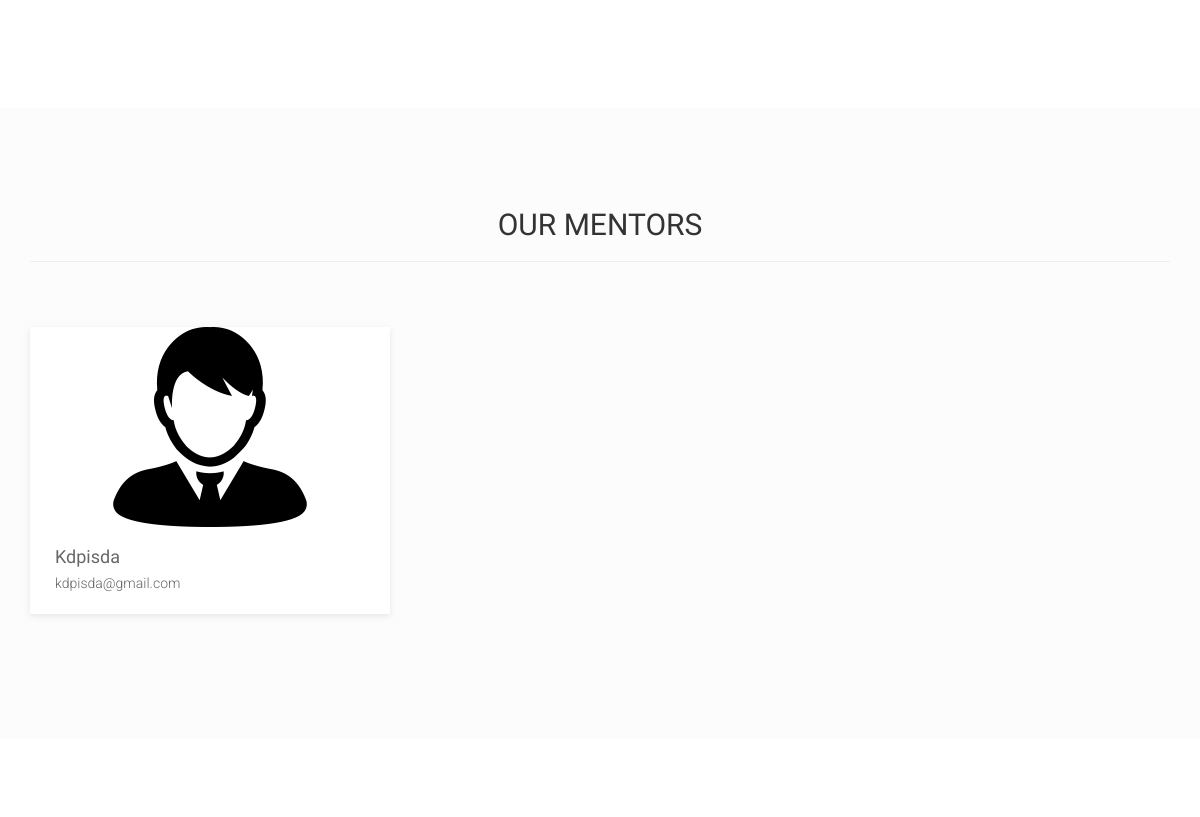
Before: / (middle part) with the older database file.
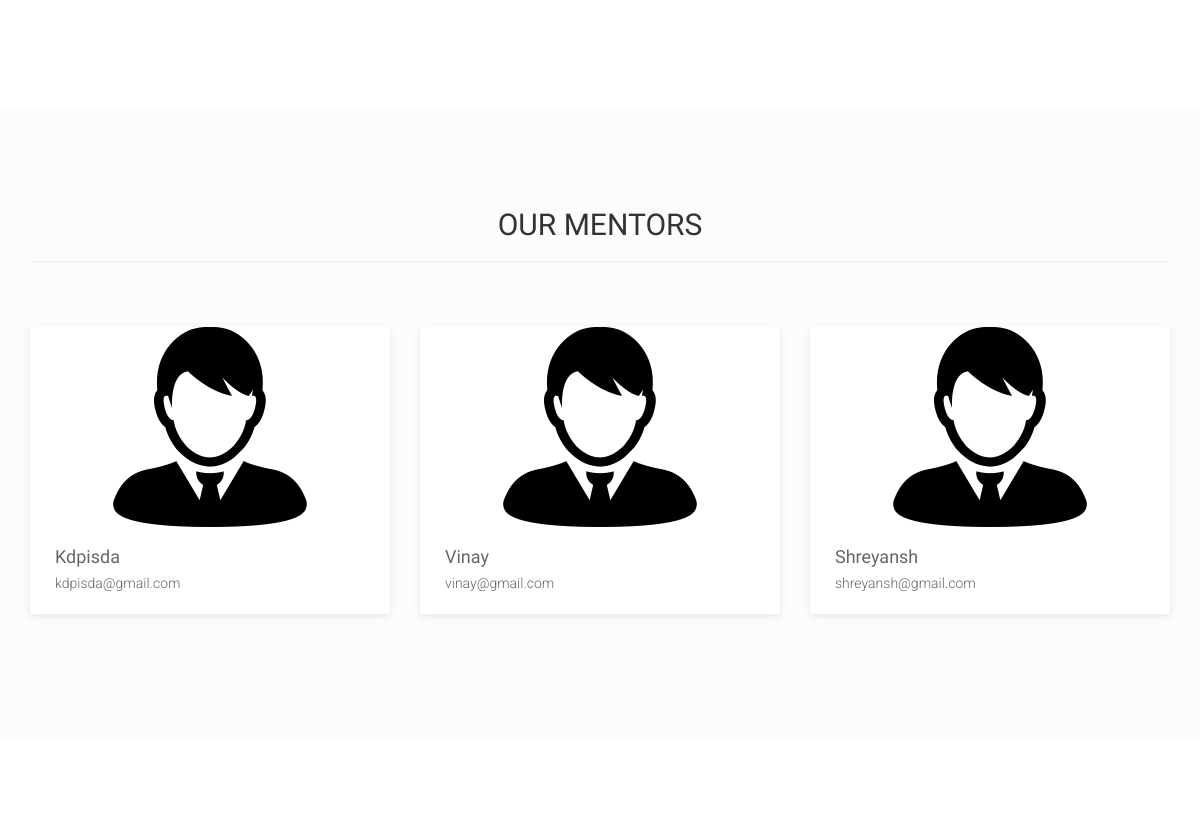
After: the same page with the newer database file.
### accounts/models.py (models this page shows, shortened)
class Profile(models.Model):
    user = models.ForeignKey(User, related_name='profile', on_delete=models.CASCADE)
    startup = models.ForeignKey(Startup,related_name='profiles',null=True,blank=True,on_delete=models.CASCADE)
    user_email = models.EmailField(unique = True)
    date_joined = models.DateTimeField(auto_now=True)
    avatar = models.ImageField(upload_to='avatars/', null=True, blank=True,default='avatars/mentor.png')
    mentor = models.BooleanField(default=False)
    url = models.URLField(max_length=200,blank=True,null=True)

### IncubatorManagement/views.py (the view)
# urls.py: 2. Add a URL to urlpatterns:  path('', Home.as_view(), name='home')
class Home(TemplateView):
    template_name = 'index.html'
    def get_context_data(self, **kwargs):
        context = super().get_context_data(**kwargs)
        profiles = Profile.objects.all()
        profile_list = []
        for profile in profiles:
            if profile.mentor == True:
                profile_list.append(profile)
        context["profiles"] = profile_list
        if not self.request.user.is_authenticated:
            context["status"] = -1
        else:
            context["status"] = reminder(self.request.user.pk)
        print(context["status"])
        return context

### templates/index.html (shortened to what this page needs)
{% load static %}
<!DOCTYPE html>
<html class="no-js">
    <head>
        <link rel="stylesheet" href="https://cdnjs.cloudflare.com/ajax/libs/font-awesome/4.7.0/css/font-awesome.min.css">
        <link rel="stylesheet" href="{% static "css/plugins/bootstrap.min.css" %}">
        <link rel="stylesheet" href="https://stackpath.bootstrapcdn.com/font-awesome/4.7.0/css/font-awesome.min.css">
        <link rel="stylesheet" href="{% static "css/plugins/ionicons.min.css" %}">
        <link rel="stylesheet" href="{% static "css/plugins/animate.css" %}">
        <link rel="stylesheet" href="{% static "css/plugins/slider.css" %}">
        <link rel="stylesheet" href="{% static "css/plugins/owl.carousel.css" %}">
        <link rel="stylesheet" href="{% static "css/plugins//owl.theme.css" %}">
        <link rel="stylesheet" href="{% static "css/plugins/jquery.fancybox.css" %}">
        <link rel="stylesheet" href="{% static "css/style.css" %}">
    </head>
    <body>
{% block midcontent %}
<section id="about">
</section>
<section id="works" class="works">
    <div class="container">
        <div class="section-heading">
            <h1 class="title wow fadeInDown" data-wow-delay=".3s">OUR MENTORS</h1><hr>
        </div>
        <div class="row">
        {% for profile in profiles %}
            <div class="col-sm-4 col-xs-12">
                <figure class="wow fadeInLeft animated portfolio-item" data-wow-duration="500ms" data-wow-delay="0ms">
                    <div class="img-wrapper">
                       <center> <img src="{{profile.avatar.url}}" class="img-responsive" alt="Mentor" ></center>
                    </div>
                    <figcaption>
                    <h4>
                        {{profile.user.username}}
                    </h4>
                    <p>
                        {{profile.user_email}}
                    </p>
                    </figcaption>
                </figure>
            </div>
            {% endfor %}
</section>
<section id="feature">
</section>
{% endblock %}
 	</body>
</html>

Changed rows visible on the page:
now on this page (row edited): Profile: avatar (picture), user.username "Vinay", user_email "vinay@gmail.com"
added Profile: avatar (picture), user.username "Shreyansh", user_email "shreyansh@gmail.com"
